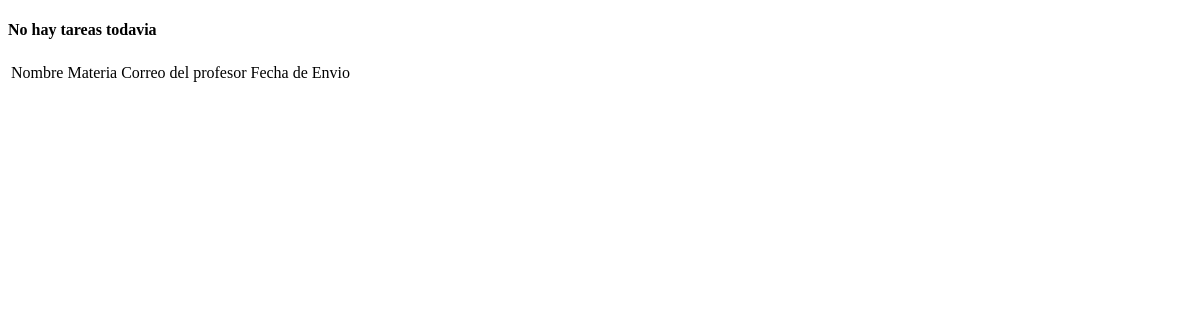
Before: /tareas/consulta/ (signed in) with the older database file.
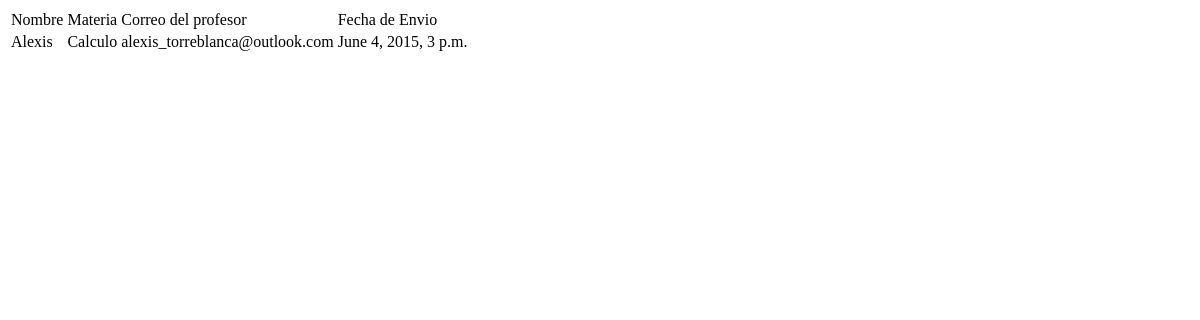
After: the same page with the newer database file.
### tareas/models.py (models this page shows)
class Tarea(models.Model):
	name = models.CharField(max_length=225, verbose_name=u'Nombre')
	subject = models.CharField(max_length=225, verbose_name=u'Materia')
	to_email = models.CharField(max_length=225, verbose_name=u'Correo del Profesor')
	homerwork_doc = models.FileField(verbose_name=u'Documento de Tarea')
	current_date = models.DateTimeField(default=timezone.now)
	user = models.ForeignKey(User)
	def __unicode__(self):
		return 'Tarea de: '+ self.subject

### tareas/views.py (the view)
def get_homework(request):
	user = request.user
	homeworks = Tarea.objects.filter(user=user)
	print (homeworks)
	return render(
		request,
		'homework1.html',
		{'homeworks':homeworks}
	)

### tareas/templates/homework1.html (shortened to what this page needs)
<!DOCTYPE html>
<html lang="en">
<head>
</head>
<body>
	<table>
			<tr>
				<td>Nombre</td>
				<td>Materia</td>
				<td>Correo del profesor</td>
				<td>Fecha de Envio</td>
			</tr>
			{% for tarea in homeworks%}
			<tr>
				<td>{{tarea.name}}</td>
				<td>{{tarea.subject}}</td>
				<td>{{tarea.to_email}}</td>
				<td>{{tarea.current_date}}</td>
			</tr>
			{% empty %}
			<h4>No hay tareas todavia</h4>
			{% endfor %}
		</table>
</body>
</html>

Changed rows visible on the page:
added Tarea: name "Alexis", subject "Calculo", to_email "alexis_torreblanca@outlook.com", current_date "June 4, 2015, 3 p.m."
Other visible differences:
text no longer shown: "No hay tareas todavia"
